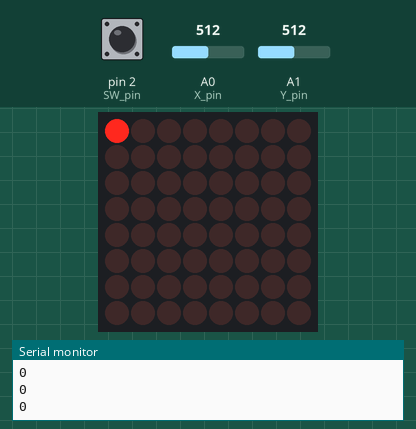
This sketch was run on a simulated Arduino Uno, built with avr-gcc and run on an emulated ATmega328P. On the bench: 8×8 LED matrix, the last lines printed to the serial monitor. The inputs (shaded band) are chosen by the test bench; at power-on: A0 (X_pin) = 512, pin 2 (SW_pin) HIGH, A1 (Y_pin) = 512. Random numbers use the default seed unless the sketch sets one.

Above: at 4.6 s.
4.7 s: A0 (X_pin) set to 742
6.2 s: A0 (X_pin) set to 762
At 6.65 s:
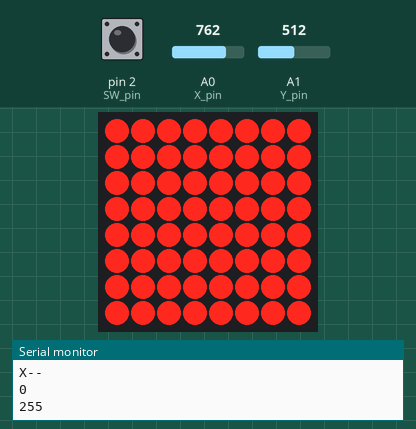
At 7.56 s:
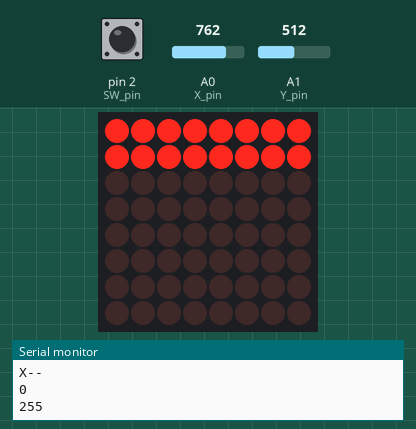
8.4 s: A0 (X_pin) set to 240
At 9.62 s:
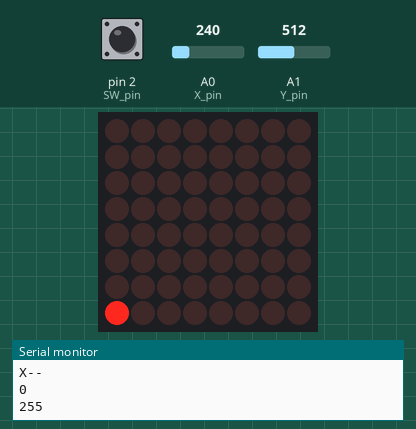
10.2 s: pin 2 (SW_pin) pulled LOW for 3.2 s
15.6 s: A0 (X_pin) set to 260
17.1 s: A1 (Y_pin) set to 736
20.1 s: A1 (Y_pin) set to 759
At 21.4 s:
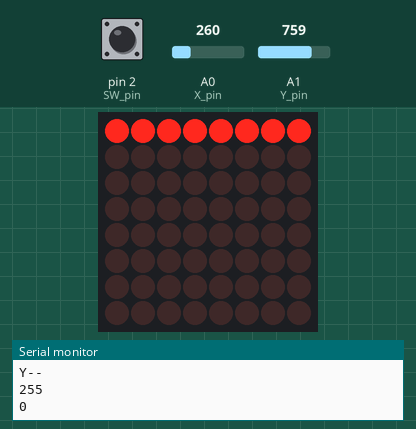

The sketch:

snjek_3.ino
```cpp
// More info about the library: http://wayoda.github.io/LedControl/
#include "LedControl.h"

/*
 Now we need a LedControl to work with.
 ***** These pin numbers will probably not work with your hardware *****
 pin 12 is connected to the DataIn
 pin 11 is connected to LOAD(CS)
 pin 10 is connected to the CLK
 We have only a single MAX72XX.
 */
LedControl lc=LedControl(12,10,11,1); // we create an instance of type LedControl

/* we always wait a bit between updates of the display */
const int SW_pin = 2; // digital pin connected to switch output
const int X_pin = 0; // analog pin connected to X output
const int Y_pin = 1; // analog pin connected to Y output
unsigned long delaytime1=500;
unsigned long delaytime2=50;
byte snake_vector[64][2];
byte matrixSize=64;
byte joystickReturn;
byte manzana[2];
int longitud = 1;
byte capturaJoystick();
byte printSnake(byte vector[64][2]);
byte prevJoystickValue;
long animacion();


void setup() {
  pinMode(SW_pin, INPUT);
  digitalWrite(SW_pin, HIGH);
  Serial.begin(9600);
  /*genera la semilla para las coordenadas de la manzana*/
  randomSeed(analogRead(5));
  /*
   The MAX72XX is in power-saving mode on startup,
   we have to do a wakeup call
   */
  lc.shutdown(0,false);
  /* Set the brightness to a medium values */
  lc.setIntensity(0,4);
  /* and clear the display */
  lc.clearDisplay(0);


  /*inicializamos la manzana*/
  manzana[0]=random(8);
  manzana[1]=random(8);

  /*Inicializamos la serpiente */
  for(int i=1; i<matrixSize; i++)
    {
      snake_vector[i][0] = 255;
      snake_vector[i][1] = 255;
    }
}


void loop()
{
   lc.clearDisplay(0);
  /*reinicializamos las variables*/
      snake_vector[0][0] = 0;
      snake_vector[0][1] = 0;

  for(int i=1; i<matrixSize; i++)
    {
      snake_vector[i][0] = 255;
      snake_vector[i][1] = 255;
    }
  prevJoystickValue = 0;

/*animacion de inicio to wapa*/
animacion();


  while(1){
  /*invocamos a capturaJoystick*/
   joystickReturn = capturaJoystick();

   /* movemos serpiente */
      if(joystickReturn != 5)
      {
          prevJoystickValue = joystickReturn;
      }
      else
      {
          joystickReturn = prevJoystickValue;
      }
      if(joystickReturn == 0)
      {}
      else if(joystickReturn == 1)
      {
        snake_vector[0][1]++;
      }
      else if(joystickReturn == 2)
      {
        snake_vector[0][0]--;
      }
      else if(joystickReturn == 3)
      {
        snake_vector[0][1]--;
      }
      else if(joystickReturn == 4)
      {
        snake_vector[0][0]++;
      }


      Serial.println(snake_vector[0][0]);
      Serial.println(snake_vector[0][1]);

      delay(250);
      if(snake_vector[0][0]>7 || snake_vector[0][1]>7) break;

      printSnake(snake_vector);

  }
}


byte capturaJoystick()
{
  if(digitalRead(SW_pin)==0)
      {
        return 0;
      }
    else if(analogRead(X_pin)>750)
      {
        Serial.println("X--");
        return 3;
      }
    else if(analogRead(X_pin)<250)
      {
        Serial.println("X++");
        return 1;
      }
    else if(analogRead(Y_pin)>750)
      {
        Serial.println("Y--");
        return 2;
      }
    else if(analogRead(Y_pin)<250)
      {
        Serial.println("Y++");
        return 4;
      }
    else return 5;
}

byte printSnake(byte vector[64][2])
{
   lc.clearDisplay(0);
  for(int i=0;i<64;i++)
  {
    if(vector[i][0]==255 || vector[i][1]==255)
      {
        break;
      }
    lc.setLed(0,vector[0][0], vector[0][1],1);
  }
}
long animacion()
{
  /*animacion de inicio to wapa*/
/*parpadeo*/
lc.setRow(0,0,B11111111);
lc.setRow(0,1,B11111111);
lc.setRow(0,2,B11111111);
lc.setRow(0,3,B11111111);
lc.setRow(0,4,B11111111);
lc.setRow(0,5,B11111111);
lc.setRow(0,6,B11111111);
lc.setRow(0,7,B11111111);
delay(100);
lc.setRow(0,0,B00000000);
lc.setRow(0,1,B00000000);
lc.setRow(0,2,B00000000);
lc.setRow(0,3,B00000000);
lc.setRow(0,4,B00000000);
lc.setRow(0,5,B00000000);
lc.setRow(0,6,B00000000);
lc.setRow(0,7,B00000000);
delay(100);
lc.setRow(0,0,B11111111);
lc.setRow(0,1,B11111111);
lc.setRow(0,2,B11111111);
lc.setRow(0,3,B11111111);
lc.setRow(0,4,B11111111);
lc.setRow(0,5,B11111111);
lc.setRow(0,6,B11111111);
lc.setRow(0,7,B11111111);
delay(100);
lc.setRow(0,0,B00000000);
lc.setRow(0,1,B00000000);
lc.setRow(0,2,B00000000);
lc.setRow(0,3,B00000000);
lc.setRow(0,4,B00000000);
lc.setRow(0,5,B00000000);
lc.setRow(0,6,B00000000);
lc.setRow(0,7,B00000000);
delay(100);
lc.setRow(0,0,B11111111);
lc.setRow(0,1,B11111111);
lc.setRow(0,2,B11111111);
lc.setRow(0,3,B11111111);
lc.setRow(0,4,B11111111);
lc.setRow(0,5,B11111111);
lc.setRow(0,6,B11111111);
lc.setRow(0,7,B11111111);
delay(100);
lc.setRow(0,0,B00000000);
lc.setRow(0,1,B00000000);
lc.setRow(0,2,B00000000);
lc.setRow(0,3,B00000000);
lc.setRow(0,4,B00000000);
lc.setRow(0,5,B00000000);
lc.setRow(0,6,B00000000);
lc.setRow(0,7,B00000000);
delay(100);
lc.setRow(0,0,B11111111);
lc.setRow(0,1,B11111111);
lc.setRow(0,2,B11111111);
lc.setRow(0,3,B11111111);
lc.setRow(0,4,B11111111);
lc.setRow(0,5,B11111111);
lc.setRow(0,6,B11111111);
lc.setRow(0,7,B11111111);
delay(100);
lc.setRow(0,0,B00000000);
lc.setRow(0,1,B00000000);
lc.setRow(0,2,B00000000);
lc.setRow(0,3,B00000000);
lc.setRow(0,4,B00000000);
lc.setRow(0,5,B00000000);
lc.setRow(0,6,B00000000);
lc.setRow(0,7,B00000000);
delay(100);

lc.setRow(0,0,B11111111);
delay(100);
lc.setRow(0,1,B11111111);
delay(100);
lc.setRow(0,2,B11111111);
delay(100);
lc.setRow(0,3,B11111111);
delay(100);
lc.setRow(0,4,B11111111);
delay(100);
lc.setRow(0,5,B11111111);
delay(100);
lc.setRow(0,6,B11111111);
delay(100);
lc.setRow(0,7,B11111111);
delay(100);
lc.setRow(0,0,B00000000);
delay(100);
lc.setRow(0,1,B00000000);
delay(100);
lc.setRow(0,2,B00000000);
delay(100);
lc.setRow(0,3,B00000000);
delay(100);
lc.setRow(0,4,B00000000);
delay(100);
lc.setRow(0,5,B00000000);
delay(100);
lc.setRow(0,6,B00000000);
delay(100);
lc.setColumn(0,7,B00000000);
delay(100);
lc.setColumn(0,6,B00000000);
delay(100);
lc.setColumn(0,5,B00000000);
delay(100);
lc.setColumn(0,4,B00000000);
delay(100);
lc.setColumn(0,3,B00000000);
delay(100);
lc.setColumn(0,2,B00000000);
delay(100);
lc.setColumn(0,1,B00000000);
delay(100);
lc.setColumn(0,0,B00000001);
delay(100);
lc.setColumn(0,0,B00000010);
delay(100);
lc.setColumn(0,0,B00000100);
delay(100);
lc.setColumn(0,0,B00001000);
delay(100);
lc.setColumn(0,0,B00010000);
delay(100);
lc.setColumn(0,0,B00100000);
delay(100);
lc.setColumn(0,0,B01000000);
delay(100);
lc.setColumn(0,0,B10000000);
delay(100);
}
```

Measured:
- the behaviour switches between 750 and 751 on A0 (X_pin) (found by bisection; images 0 and 1)
- the behaviour switches between 750 and 751 on A1 (Y_pin) (found by bisection; images 3 and 4)
- after the input at 6.2 s, the display: changes after 0.40 s (image 1)
- after the input at 20.1 s, the display: first changes after 0.44 s (image 4 shows a later state)
